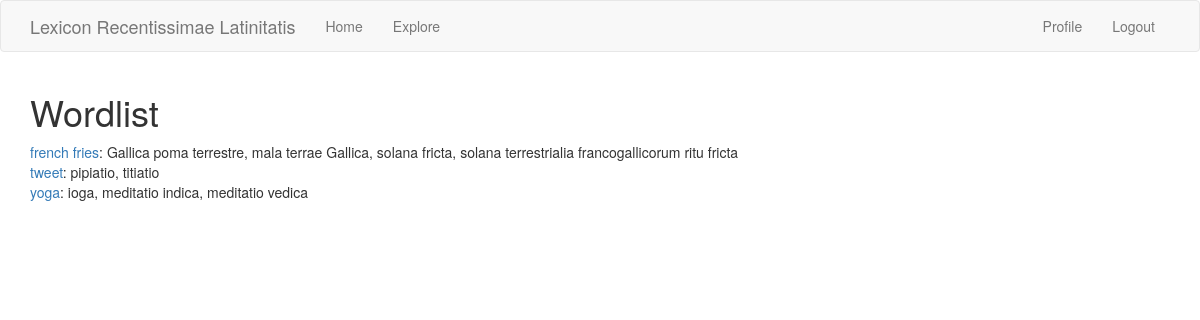
Page /explore (signed in) on the committed database.
### app/models.py (models this page shows, shortened)
class Entry(db.Model):
    id = db.Column(db.Integer, primary_key=True)
    definitions = db.relationship('Definitions', backref='entry', lazy='dynamic')
    url = db.Column(db.String)
    english_word = db.Column(db.String, index=True, unique=True)
    latin_top_choice = db.Column(db.String, index=True)
    tweet_id = db.Column(db.String, index=True)
    username = db.Column(db.String)
    body = db.Column(db.String(140))
    tweet_date = db.Column(db.DateTime)
    timestamp = db.Column(db.DateTime, index=True, default=datetime.utcnow)
    user_id = db.Column(db.Integer, db.ForeignKey('user.id'))

class Definitions(db.Model):
    id = db.Column(db.Integer, primary_key=True)
    url = db.Column(db.String)
    latin_word = db.Column(db.String, index=True)
    tweet_id = db.Column(db.String, index=True)
    username = db.Column(db.String)
    body = db.Column(db.String(140))
    tweet_date = db.Column(db.DateTime)
    timestamp = db.Column(db.DateTime, index=True, default=datetime.utcnow)
    user_id = db.Column(db.Integer, db.ForeignKey('user.id'))
    entry_id = db.Column(db.Integer, db.ForeignKey('entry.id'))
    votes = db.Column(db.Integer, default=0)

### app/routes.py (the view)
@app.route('/explore')
@login_required
def explore():
    entries = Entry.query.order_by(Entry.english_word).all()
    definitions = []
    for entry in entries:
        def_ = Definitions.query.filter_by(entry_id=entry.id)
        defs_ = [item.latin_word for item in def_]
        definitions.append({entry.english_word: defs_})
    return render_template('explore.html', title='Explore', entries=entries, definitions=definitions)

### app/models.py (called while the page is built)
@login.user_loader
def load_user(id):
    return User.query.get(int(id))

### app/routes.py (called while the page is built)
@app.before_request
def before_request():
    if current_user.is_authenticated:
        current_user.last_seen = datetime.utcnow()
        db.session.commit()

### app/templates/explore.html
{% extends "base.html" %}
{% block app_content %}
<h1>Wordlist</h1>
    {% for definition in definitions %}
      {% include '_entry.html' %}
    {% endfor %}
{% endblock %}

### app/templates/_entry.html
<table>
    <tr valign="top">
        <td>
               {% for key, value in definition.items() %}
                  <a href="{{ url_for('entry', english_word=key) }}">{{key}}</a>: {% for v in value | sort %}{{v}}{% if not loop.last %},
{% endif %}{% endfor %}
               {% endfor %}
        </td>
    </tr>
</table>

### rows in the picture
Entry: english_word "french fries"
Definitions: latin_word "Gallica poma terrestre"
Definitions: latin_word "mala terrae Gallica"
Definitions: latin_word "solana fricta"
Definitions: latin_word "solana terrestrialia francogallicorum ritu fricta"
Entry: english_word "tweet"
Definitions: latin_word "pipiatio"
Definitions: latin_word "titiatio"
Entry: english_word "yoga"
Definitions: latin_word "ioga"
Definitions: latin_word "meditatio indica"
Definitions: latin_word "meditatio vedica"
